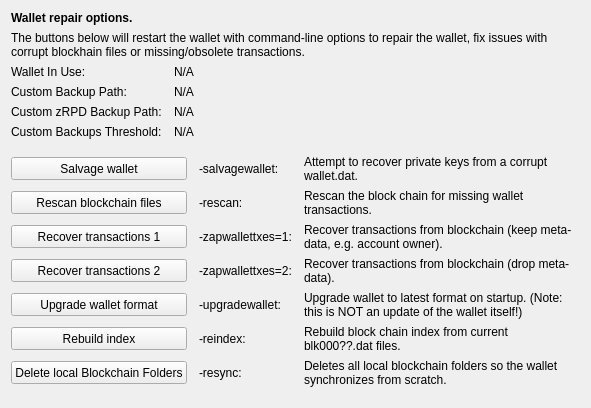
     <widget class="QWidget" name="tab_repair">
      <attribute name="title">
       <string>&amp;Wallet Repair</string>
      </attribute>
      <layout class="QGridLayout" name="gridLayout_4" columnstretch="0,0,0,0">
       <property name="horizontalSpacing">
        <number>12</number>
       </property>
       <item row="0" column="0" colspan="4">
        <widget class="QLabel" name="label_repair_header">
         <property name="font">
          <font>
           <weight>75</weight>
           <bold>true</bold>
          </font>
         </property>
         <property name="text">
          <string>Wallet repair options.</string>
         </property>
        </widget>
       </item>
       <item row="1" column="0" colspan="4">
        <widget class="QLabel" name="label_repair_helptext">
         <property name="font">
          <font>
           <weight>50</weight>
           <bold>false</bold>
          </font>
         </property>
         <property name="text">
          <string>The buttons below will restart the wallet with command-line options to repair the wallet, fix issues with corrupt blockhain files or missing/obsolete transactions.</string>
         </property>
         <property name="wordWrap">
          <bool>true</bool>
         </property>
        </widget>
       </item>
       <item row="2" column="0">
        <widget class="QLabel" name="wallet_path_label">
         <property name="text">
          <string>Wallet In Use:</string>
         </property>
        </widget>
       </item>
       <item row="2" column="1" colspan="3">
        <widget class="QLabel" name="wallet_path">
         <property name="cursor">
          <cursorShape>IBeamCursor</cursorShape>
         </property>
         <property name="text">
          <string>N/A</string>
         </property>
         <property name="textFormat">
          <enum>Qt::PlainText</enum>
         </property>
         <property name="textInteractionFlags">
          <set>Qt::LinksAccessibleByMouse|Qt::TextSelectableByKeyboard|Qt::TextSelectableByMouse</set>
         </property>
        </widget>
       </item>
       <item row="3" column="0">
        <widget class="QLabel" name="wallet_custombackuppath_label">
         <property name="visible">
          <bool>false</bool>
         </property>
         <property name="text">
          <string>Custom Backup Path:</string>
         </property>
        </widget>
       </item>
       <item row="3" column="1" colspan="3">
        <widget class="QLabel" name="wallet_custombackuppath">
         <property name="cursor">
          <cursorShape>IBeamCursor</cursorShape>
         </property>
         <property name="visible">
          <bool>false</bool>
         </property>
         <property name="text">
          <string>N/A</string>
         </property>
         <property name="textFormat">
          <enum>Qt::PlainText</enum>
         </property>
         <property name="textInteractionFlags">
          <set>Qt::LinksAccessibleByMouse|Qt::TextSelectableByKeyboard|Qt::TextSelectableByMouse</set>
         </property>
        </widget>
       </item>
       <item row="4" column="0">
        <widget class="QLabel" name="wallet_customzpivbackuppath_label">
         <property name="visible">
          <bool>false</bool>
         </property>
         <property name="text">
          <string>Custom zRPD Backup Path:</string>
         </property>
        </widget>
       </item>
       <item row="4" column="1" colspan="3">
        <widget class="QLabel" name="wallet_customzpivbackuppath">
         <property name="cursor">
          <cursorShape>IBeamCursor</cursorShape>
         </property>
         <property name="visible">
          <bool>false</bool>
         </property>
         <property name="text">
          <string>N/A</string>
         </property>
         <property name="textFormat">
          <enum>Qt::PlainText</enum>
         </property>
         <property name="textInteractionFlags">
          <set>Qt::LinksAccessibleByMouse|Qt::TextSelectableByKeyboard|Qt::TextSelectableByMouse</set>
         </property>
        </widget>
       </item>
       <item row="5" column="0">
        <widget class="QLabel" name="wallet_custombackupthreshold_label">
         <property name="visible">
          <bool>false</bool>
         </property>
         <property name="text">
          <string>Custom Backups Threshold:</string>
         </property>
        </widget>
       </item>
       <item row="5" column="1" colspan="3">
        <widget class="QLabel" name="wallet_custombackupthreshold">
         <property name="cursor">
          <cursorShape>IBeamCursor</cursorShape>
         </property>
         <property name="visible">
          <bool>false</bool>
         </property>
         <property name="text">
          <string>N/A</string>
         </property>
         <property name="textFormat">
          <enum>Qt::PlainText</enum>
         </property>
         <property name="textInteractionFlags">
          <set>Qt::LinksAccessibleByMouse|Qt::TextSelectableByKeyboard|Qt::TextSelectableByMouse</set>
         </property>
        </widget>
       </item>
       <item row="6" column="0">
        <spacer name="verticalSpacer_repair1">
         <property name="orientation">
          <enum>Qt::Vertical</enum>
         </property>
         <property name="sizeHint" stdset="0">
          <size>
           <width>10</width>
           <height>10</height>
          </size>
         </property>
        </spacer>
       </item>
       <item row="7" column="0" colspan="2">
        <widget class="QPushButton" name="btn_salvagewallet">
         <property name="minimumSize">
          <size>
           <width>100</width>
           <height>23</height>
          </size>
         </property>
         <property name="text">
          <string>Salvage wallet</string>
         </property>
        </widget>
       </item>
       <item row="7" column="2">
        <widget class="QLabel" name="label_repair_salvage_command">
         <property name="text">
          <string notr="true">-salvagewallet:</string>
         </property>
        </widget>
       </item>
       <item row="7" column="3">
        <widget class="QLabel" name="label_repair_salvage">
         <property name="text">
          <string>Attempt to recover private keys from a corrupt wallet.dat.</string>
         </property>
         <property name="wordWrap">
          <bool>true</bool>
         </property>
        </widget>
       </item>
       <item row="8" column="0" colspan="2">
        <widget class="QPushButton" name="btn_rescan">
         <property name="minimumSize">
          <size>
           <width>100</width>
           <height>23</height>
          </size>
         </property>
         <property name="text">
          <string>Rescan blockchain files</string>
         </property>
        </widget>
       </item>
       <item row="8" column="2">
        <widget class="QLabel" name="label_repair_rescan_command">
         <property name="text">
          <string notr="true">-rescan:</string>
         </property>
        </widget>
       </item>
       <item row="8" column="3">
        <widget class="QLabel" name="label_repair_rescan">
         <property name="text">
          <string>Rescan the block chain for missing wallet transactions.</string>
         </property>
         <property name="wordWrap">
          <bool>true</bool>
         </property>
        </widget>
       </item>
       <item row="9" column="0" colspan="2">
        <widget class="QPushButton" name="btn_zapwallettxes1">
         <property name="minimumSize">
          <size>
           <width>100</width>
           <height>23</height>
          </size>
         </property>
         <property name="text">
          <string>Recover transactions 1</string>
         </property>
        </widget>
       </item>
       <item row="9" column="2">
        <widget class="QLabel" name="label_repair_zap1_command">
         <property name="text">
          <string notr="true">-zapwallettxes=1:</string>
         </property>
        </widget>
       </item>
       <item row="9" column="3">
        <widget class="QLabel" name="label_repair_zap1">
         <property name="text">
          <string>Recover transactions from blockchain (keep meta-data, e.g. account owner).</string>
         </property>
         <property name="wordWrap">
          <bool>true</bool>
         </property>
        </widget>
       </item>
       <item row="10" column="0" colspan="2">
        <widget class="QPushButton" name="btn_zapwallettxes2">
         <property name="minimumSize">
          <size>
           <width>100</width>
           <height>23</height>
          </size>
         </property>
         <property name="text">
          <string>Recover transactions 2</string>
         </property>
        </widget>
       </item>
       <item row="10" column="2">
        <widget class="QLabel" name="label_repair_zap2_command">
         <property name="text">
          <string notr="true">-zapwallettxes=2:</string>
         </property>
        </widget>
       </item>
       <item row="10" column="3">
        <widget class="QLabel" name="label_repair_zap2">
         <property name="text">
          <string>Recover transactions from blockchain (drop meta-data).</string>
         </property>
         <property name="wordWrap">
          <bool>true</bool>
         </property>
        </widget>
       </item>
       <item row="11" column="0" colspan="2">
        <widget class="QPushButton" name="btn_upgradewallet">
         <property name="minimumSize">
          <size>
           <width>100</width>
           <height>23</height>
          </size>
         </property>
         <property name="text">
          <string>Upgrade wallet format</string>
         </property>
        </widget>
       </item>
       <item row="11" column="2">
        <widget class="QLabel" name="label_repair_upgrade_command">
         <property name="text">
          <string notr="true">-upgradewallet:</string>
         </property>
        </widget>
       </item>
       <item row="11" column="3">
        <widget class="QLabel" name="label_repair_upgrade">
         <property name="text">
          <string>Upgrade wallet to latest format on startup. (Note: this is NOT an update of the wallet itself!)</string>
         </property>
         <property name="wordWrap">
          <bool>true</bool>
         </property>
        </widget>
       </item>
       <item row="12" column="0" colspan="2">
        <widget class="QPushButton" name="btn_reindex">
         <property name="minimumSize">
          <size>
           <width>100</width>
           <height>23</height>
          </size>
         </property>
         <property name="text">
          <string>Rebuild index</string>
         </property>
        </widget>
       </item>
       <item row="12" column="2">
        <widget class="QLabel" name="label_repair_reindex_command">
         <property name="text">
          <string notr="true">-reindex:</string>
         </property>
        </widget>
       </item>
       <item row="12" column="3">
        <widget class="QLabel" name="label_repair_reindex">
         <property name="text">
          <string>Rebuild block chain index from current blk000??.dat files.</string>
         </property>
         <property name="wordWrap">
          <bool>true</bool>
         </property>
        </widget>
       </item>
       <item row="13" column="0" colspan="2">
        <widget class="QPushButton" name="btn_resync">
         <property name="minimumSize">
          <size>
           <width>100</width>
           <height>23</height>
          </size>
         </property>
         <property name="text">
          <string>Delete local Blockchain Folders</string>
         </property>
        </widget>
       </item>
       <item row="13" column="2">
        <widget class="QLabel" name="label_repair_resync_command">
         <property name="text">
          <string>-resync:</string>
         </property>
        </widget>
       </item>
       <item row="13" column="3">
        <widget class="QLabel" name="label_repair_resync">
         <property name="text">
          <string>Deletes all local blockchain folders so the wallet synchronizes from scratch.</string>
         </property>
         <property name="wordWrap">
          <bool>true</bool>
         </property>
        </widget>
       </item>
       <item row="14" column="0">
        <spacer name="verticalSpacer_repair2">
         <property name="orientation">
          <enum>Qt::Vertical</enum>
         </property>
         <property name="sizeHint" stdset="0">
          <size>
           <width>20</width>
           <height>10</height>
          </size>
         </property>
        </spacer>
       </item>
      </layout>
     </widget>
